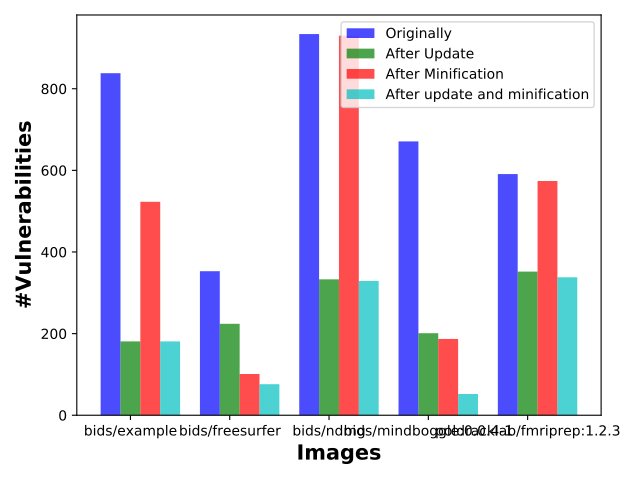

The Python source for this figure:
import numpy as np
import pandas as pd
import matplotlib.pyplot as plt

# data to plot
d = pd.read_csv(r"../../allResults.csv")
df=pd.DataFrame(d)
imageID=[]
before=[]
afterUpdate=[]
afterMinification=[]
afterUpdateANDminify=[]
for idx,row in df.iterrows():
    imageID.append(row[0])
    before.append(row[1])
    afterUpdate.append(row[2])
    afterMinification.append(row[3])
    afterUpdateANDminify.append(row[4])


n_groups = len(imageID)

# create plot
fig, ax = plt.subplots()
index = np.arange(n_groups)
bar_width = 0.20
opacity = 0.7

rects1 = plt.bar(index, before, bar_width,
alpha=opacity,
color='b',
label='Originally')

rects2 = plt.bar(index + bar_width, afterUpdate, bar_width,
alpha=opacity,
color='g',
label='After Update')

rects3 = plt.bar(index + 2*bar_width, afterMinification, bar_width,
alpha=opacity,
color='r',
label='After Minification')

rects4 = plt.bar(index + 3*bar_width, afterUpdateANDminify, bar_width,
alpha=opacity,
color='c',
label='After update and minification')

plt.xlabel('Images', fontsize=15,fontweight='bold')
plt.ylabel('#Vulnerabilities',fontsize=15, fontweight='bold')
#plt.title('Vulnerabilities by experiments')
plt.xticks(index + bar_width, imageID)
plt.legend()

plt.tight_layout()
plt.show()
